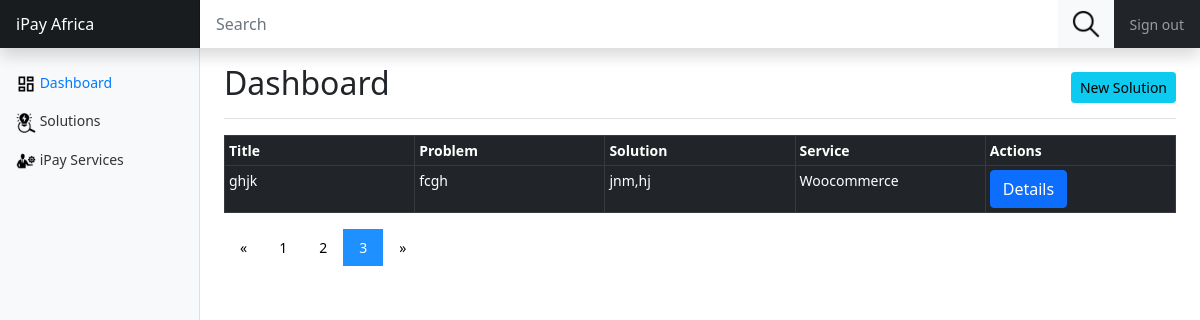
/?page=3, run on the app's committed database.
### tables this page shows
CREATE TABLE `solution` (
  `id` int(11) NOT NULL,
  `title` varchar(100) NOT NULL,
  `subserviceid` int(11) NOT NULL,
  `problemDescription` text NOT NULL,
  `providesolution` text NOT NULL,
  `ref` varchar(255) NOT NULL,
  `createdAt` datetime NOT NULL DEFAULT current_timestamp(),
  `updatedAt` datetime NOT NULL DEFAULT current_timestamp()
);

CREATE TABLE `subservice` (
  `id` int(11) NOT NULL,
  `name` varchar(255) NOT NULL,
  `serviceId` int(11) NOT NULL,
  `description` text NOT NULL
);

### controller/pagination.php (called while the page is built, shortened)
<?php
include 'loggerController.php';
class Pagination extends LoggerImp
{
	private $table, $total_records, $limit = 5, $col;
	function __construct($table)
	{
		$this->table = $table;
		$this->set_total_records();
	}
	public function set_total_records()
	{
		$conn = $this->dbConnect();
		$stmt = "SELECT id FROM $this->table";
		$results = mysqli_query($conn, $stmt);
		$this->total_records = $results->num_rows;
	}
	public function current_page()
	{
		return isset($_GET['page']) ? (int)$_GET['page'] : 1;
	}
	public function get_data()
	{
		$start = 0;
		if ($this->current_page() > 1) {
			$start = ($this->current_page() * $this->limit) - $this->limit;
		}
		$conn = $this->dbConnect();
		$stmt = "SELECT * FROM $this->table LIMIT $start, $this->limit";
		$results = mysqli_query($conn, $stmt);
		return $results;
	}
	public function check_search(){
		return '';
	}
	public function is_search(){
		return isset($_GET['search']) ? $_GET['search'] : '';
	}
	public function get_pagination_number(){
		return ceil($this->total_records / $this->limit);
	}
	public function prev_page(){
		return ($this->current_page() > 1) ? $this->current_page()-1 : 1;
	}
	public function next_page(){
		return ($this->current_page() < $this->get_pagination_number()) ? $this->current_page()+1 : $this->get_pagination_number();
	}
	public function is_active_class($page){
		return ($page == $this->current_page()) ? 'active' : '';
	}
	public function is_showable($num){
	  if($this->get_pagination_number() < 4 || $this->current_page() == $num)
			return true;
	}
}

### controller/loggerController.php (called while the page is built, shortened)
<?php
class LoggerImp implements Crud
{
	public function getSubServiceName($id)
	{
		$dbconn = $this->dbConnect();
		$query = "SELECT name FROM subservice WHERE id = $id";
		$res = mysqli_query($dbconn, $query) or die("Error".mysqli_error($dbconn));
		$results = $res->fetch_assoc();
		return $results;
	}
	public function dbConnect(){
		$conn = new DBConnect;
		$conn = $conn->connect;
		return $conn;
	}
}

### index.php (the view, shortened to what this page needs)
<?php
  include 'controller/pagination.php';
  $service = new Pagination('solution');
  $pages  = $service->get_pagination_number();
?>
<!DOCTYPE html>
<html>
<head>
    <link rel="stylesheet" type="text/css" href="./assets/css/bootstrap.min.css">
    <link rel="stylesheet" type="text/css" href="./assets/css/select2.min.css">
    <link rel="stylesheet" type="text/css" href="./assets/customfiles/dashstyle.css">
</head>
<body>
    <header class="navbar navbar-dark sticky-top bg-dark flex-md-nowrap p-0 shadow">
      <a class="navbar-brand col-md-3 col-lg-2 me-0 px-3" href="#">iPay Africa</a>
      <form class="form-inline" style="width: 90%; display: flex;" action="pages/searchResults.php" method="POST">
        <input class="form-control mr-sm-2" type="search" name="solution_search" placeholder="Search" aria-label="Search">
        <button class="btn bg-light float-end my-2 my-sm-0" name="seach_btn" type="submit" style="border-radius: 0 0 0 0;">
          <img src="assets/images/search.png" alt="Search" width="30" height="30">
        </button>
      </form>
      <ul class="navbar-nav px-3">
        <li class="nav-item text-nowrap">
          <a class="nav-link" href="#">Sign out</a>
        </li>
      </ul>
    </header>
    <div class="container-fluid">
  <div class="row">
    <nav id="sidebarMenu" class="col-md-3 col-lg-2 d-md-block bg-light sidebar collapse">
      <div class="position-sticky pt-3">
        <ul class="nav flex-column">
          <li class="nav-item">
            <a class="nav-link active" aria-current="page" href="#">
            <img src="./assets/images/dashboard.png" width="20" height="20" alt="customer">
              Dashboard
            </a>
          </li>
          <li class="nav-item">
            <a class="nav-link" href="#">
            <img src="./assets/images/solution.png" width="20" height="20" alt="customer">
              Solutions
            </a>
          </li>
          <li class="nav-item">
            <a class="nav-link" href="./pages/services.php">
            <img src="./assets/images/services.png" width="20" height="20" alt="customer">
              iPay Services
            </a>
          </li>
        </ul>
      </div>
    </nav>
    <main class="col-md-9 ms-sm-auto col-lg-10 px-md-4">
      <div class="d-flex justify-content-between flex-wrap flex-md-nowrap align-items-center pt-3 pb-2 mb-3 border-bottom">
        <h1 class="h2">Dashboard</h1>
        <div class="btn-toolbar mb-2 mb-md-0">
          <button type="button" class="btn btn-sm btn-info" data-bs-toggle="modal" data-bs-target="#exampleModal">New Solution</button>
        </div>
      </div>
      <div class="table-responsive">
        <table class="table table-bordered table-dark table-sm">
          <thead>
            <tr>
              <th>Title</th>
              <th>Problem</th>
              <th>Solution</th>
              <th>Service</th>
              <th>Actions</th>
            </tr>
          </thead>
          <tbody>
            <?php
              $solutions = $service->get_data();
              while ($row = mysqli_fetch_assoc($solutions)) {
                $subservice = $service->getSubServiceName($row['subserviceid']);
                echo "<tr>";
                echo "<td>".$row['title']."</td>";
                echo "<td>".$row['problemDescription']."</td>";
                echo "<td>".$row['providesolution']."</td>";
                echo "<td>".$subservice['name']."</td>";
                echo "<td><button class='details btn btn-primary' id='".$row['id']."'>Details</button></td>";
                echo "</tr>";
              }
            ?>
          </tbody>
        </table>
        <div class="pagination">
          <?php
            $prev = $service->prev_page();
            $next = $service->next_page();
            $check = $service->check_search();
             echo "<a href='?page=$prev'.''.$check>&laquo;</a>";
              for ($i=1; $i <= $pages; $i++) {
                if ($service->is_showable($i)) {
                    $pagenum = $service->is_active_class($i);
                    echo "<a class='$pagenum' href='?page=$i'.''.$check'>
                      ".$i."
                    </a>";
                }
              }
            echo "<a href='?page=$next'.''.$check>&raquo;</a>";
          ?>
        </div>
    </main>
  </div>
</div>
</body>
</html>

### assets/customfiles/dashstyle.css (style rules this page uses)
body { font-size: .875rem; }
.sidebar { position: fixed; top: 0; bottom: 0; left: 0; z-index: 100; padding: 48px 0 0; box-shadow: inset -1px 0 0 rgba(0, 0, 0, .1); }
.sidebar .nav-link { font-weight: 500; color: #333; }
.sidebar .nav-link.active { color: #007bff; }
.navbar-brand { padding-top: .75rem; padding-bottom: .75rem; font-size: 1rem; background-color: rgba(0, 0, 0, .25); box-shadow: inset -1px 0 0 rgba(0, 0, 0, .25); }
.navbar .form-control { padding: .75rem 1rem; border-width: 0; border-radius: 0; }

### index.php (style rules this page uses)
table { table-layout:fixed; }
table td { word-wrap:break-word; width:100%; }
.pagination a { color: black; float: left; padding: 8px 16px; text-decoration: none; transition: background-color .3s; }
.pagination a.active { background-color: dodgerblue; color: white; }

### data on the page
solution: title "ghjk", problemDescription "fcgh", providesolution "jnm,hj", subserviceid.name "Woocommerce"
